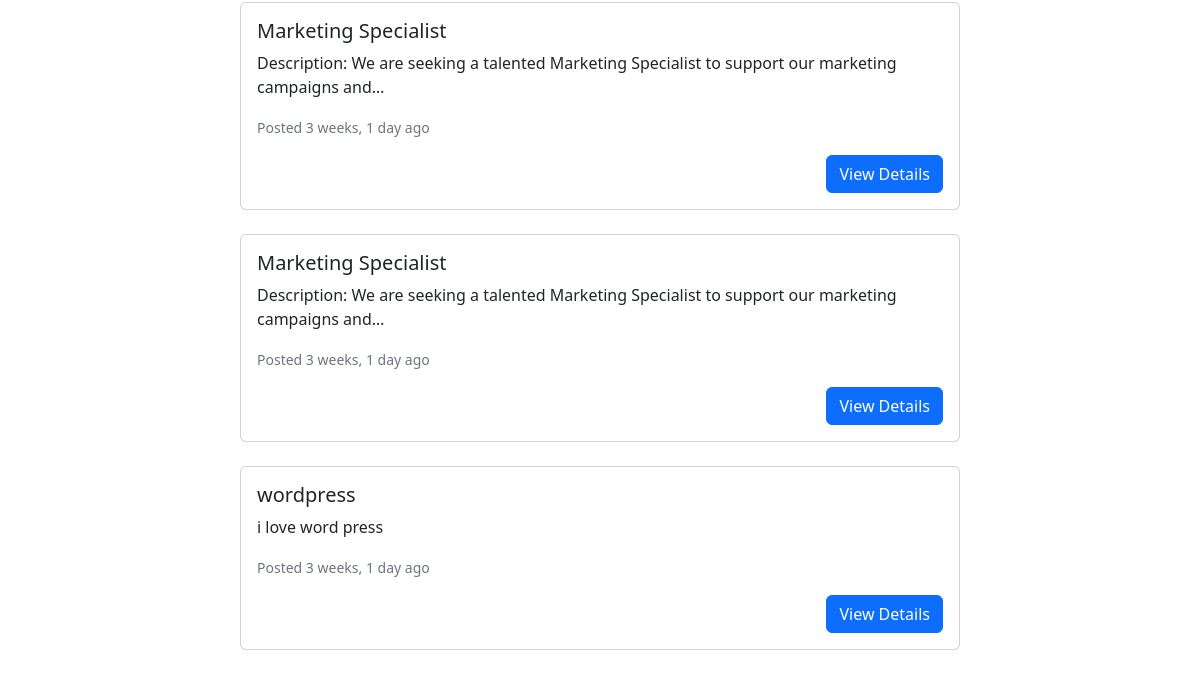
Before: /dashboard/employee/ (signed in, lower part) with the older database file.
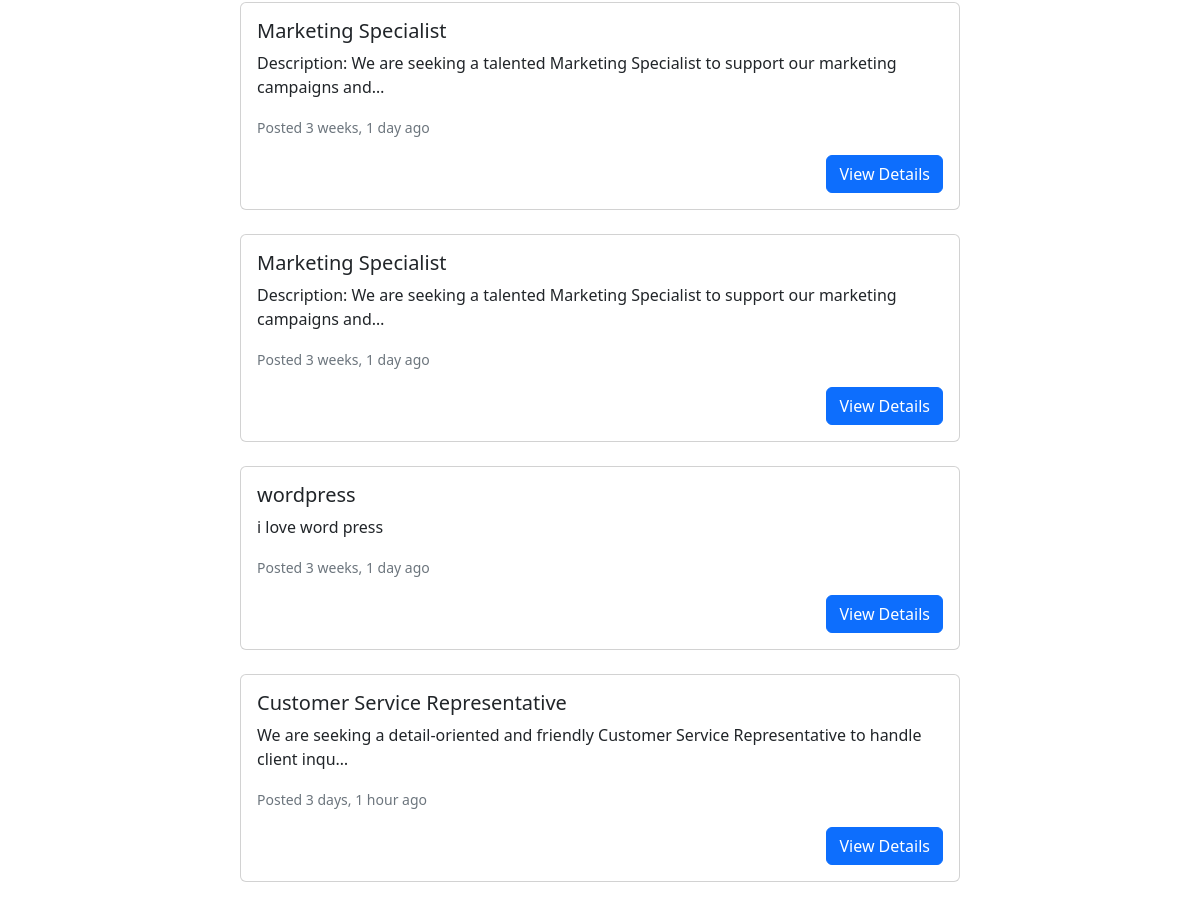
After: the same page with the newer database file.
### jobs/models.py (models this page shows, shortened)
class Job(models.Model):
    JOB_TYPE_CHOICES = [
        ('part_time', 'Part-Time'),
        ('full_time', 'Full-Time'),
        ('contract', 'Contract'),
    ]
    employer = models.ForeignKey(settings.AUTH_USER_MODEL, on_delete=models.CASCADE)
    title = models.CharField(max_length=100)
    job_type = models.CharField(max_length=20, choices=JOB_TYPE_CHOICES)
    salary = models.DecimalField(max_digits=10, decimal_places=2)
    educational_requirements = models.TextField()
    description = models.TextField()
    posted_at = models.DateTimeField(auto_now_add=True)

### user_account/views.py (the view)
# urls.py: path('dashboard/employee/', employee_dashboard_view, name='employee_dashboard'),
@login_required
def employee_dashboard_view(request):
    jobs = Job.objects.all().order_by('posted_at')
    context = {
        'jobs': jobs,
        'current_time': now(),
    }
    return render(request, 'user_account/employee_dashboard.html', context)

### user_account/templates/user_account/employee_dashboard.html (shortened to what this page needs)
{% extends 'jobs/employee_base.html' %}
{% block main %}
<div class="container mt-4">
    <div class="row justify-content-center">
        <div class="col-md-8">
            {% for job in jobs %}
            <div class="card mb-4">
                <div class="card-body">
                    <h5 class="card-title">{{ job.title }}</h5>
                    <p class="card-text">{{ job.description|truncatechars:100 }}</p>
                    <small class="text-muted">Posted {{ job.posted_at|timesince }} ago</small>
                    <div class="d-flex justify-content-end mt-3">
                        <button type="button" class="btn btn-primary" data-bs-toggle="modal" data-bs-target="#jobModal{{ job.id }}">
                            View Details
                        </button>
                    </div>
                </div>
            </div>
            {% endfor %}
        </div>
    </div>
</div>
{% endblock %}

Changed rows visible on the page:
added Job: title "Customer Service Representative", description "We are seeking a detail-oriented and friendly Customer Service Representative to handle client inqu…", posted_at "3 days, 1 hour"
